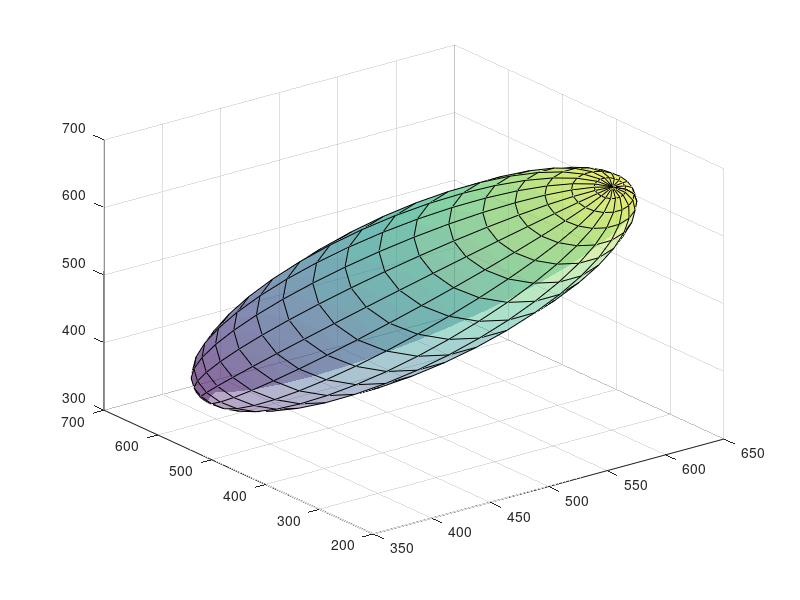

Reproduce this figure in MATLAB. (Note: this script raises an error after producing the figure.)
% script to show the qudrotor moving toward a tilted ellipsoid
% the GCCD-PT can return the collision-free intervals
%
% Reference paper:
%      Zhang, Z., et al. (2022). "A Generalized Continuous Collision Detection Framework of 
%      Polynomial Trajectory for Mobile Robots in Cluttered Environments." 2022 IEEE Robotics
%      and Automation Letters. (DOI: 10.1109/LRA.2022.3191934)
%
% Auther: @Benji Z. Zhang (zzqing@connect.hku.hk)
% Date: 2022/07

clc; clear; close all;

%% root path
file = mfilename('fullpath');
[filepath,name,ext] = fileparts(file);
root_path = [filepath '\..'];
cd(root_path)

%% generate & plot the tilted ellipsoid
area = [3 6.5 2.5 7 2.8 7.2]*100;
degX = 40; %(degree)
degY = 30; %(degree)

% rotation matrix
Rx = rotx(degX);
Ry = roty(degY);
R = Ry*Rx;

% normal ellipsoid
xc = 5*100;
yc = 4.5*100;
zc = 5*100;
xr = 5*0.2*100;
yr = 5*0.2*100;
zr = 5*0.5*100;
A = [1/xr^2 0 0;
     0 1/yr^2 0;
     0 0 1/zr^2];
% generate normal ellipsoid
[X,Y,Z] = ellipsoid(xc,yc,zc,xr,yr,zr);

% tilted ellipsoid
sEllip = surf(X,Y,Z,'FaceAlpha',0.4,'EdgeColor','k');
directionX = [1 0 0]; % [NOTE] rotate in the local frame!!
rotate(sEllip,directionX,degX)
directionY = [0 1 0]; % [NOTE] rotate in the local frame!!
rotate(sEllip,directionY,degY)
% plot the shadow
hold on
surf(sEllip.XData,sEllip.YData,area(5)*ones(size(sEllip.YData)),'FaceColor',[0.85 0.85 0.85],'EdgeColor','none');
% fig config
view([-77 15])
axis equal
xlabel('x (cm)','FontWeight','bold')
ylabel('y (cm)','FontWeight','bold')
zlabel('z (cm)','FontWeight','bold')
axis(area)
hold on
grid on
box on
ax1=gca;
set(gca,'position',[0.08,0.03,0.9,0.97])
set(gcf,'position',[100,100,810,810])

%% transfer from {O} to {\tilde{O}}
% The inverse of a rotation matrix is its transpose, which is also a rotation matrix
A_bar = R*A*R'; % This is A in eq.(16)

% diagonal matrix Q of eigenvalues
% matrix Lambda whose columns are the corresponding right eigenvectors
% A_bar*Q = Q*Lambda.
[Q,Lambda] = eig(A_bar); % Ref: eq.(17)

%% generate the minimum snap trajectories
% start & end positions
waypts = [300, 300, 300;
         600, 650, 700];   
n_order = 7; % 8 control points / 7-th degree of polynomial traj.
n_seg =1;    % one traj. includes n_seg-piece polynomial segments

% specify the duration (s) for each segment
ts = zeros(n_seg, 1);
for i = 1:n_seg
    ts(i,1) = 3; % unit: sec
end

% generate a set of traj. accroding to different start velocities
num_traj = 7; 
deltaAngle = deg2rad(90/(num_traj-1));
for trajId = 1: num_traj
    % start & end conditions of velocity
    iniVx = 320*cos(deltaAngle*(trajId-1));
    iniVy = 320*sin(deltaAngle*(trajId-1));
    vBound = [iniVx iniVy 200;
              0 0 0];
    % start & end conditions of acceleration
    aBound = [0 0 0;
              0 0 0];
    % maximum vel & acc
    v_max = 400;
    a_max = 400;
    
    % coordinates of control points of the resulting minimum sanp Bezier traj.
    ctlPt_x = MinimumSnapBezierSolver(1, waypts(:, 1), vBound(:, 1), aBound(:, 1), ts, n_seg, n_order, v_max, a_max);
    ctlPt_y = MinimumSnapBezierSolver(2, waypts(:, 2), vBound(:, 2), aBound(:, 2), ts, n_seg, n_order, v_max, a_max);
    ctlPt_z = MinimumSnapBezierSolver(3, waypts(:, 3), vBound(:, 3), aBound(:, 3), ts, n_seg, n_order, v_max, a_max);
    
    if isempty(ctlPt_x) || isempty(ctlPt_y) || isempty(ctlPt_z)
        error('No Optimal Control Pts.')
    end
    ctlPt_x_temp = ctlPt_x;
    ctlPt_y_temp = ctlPt_y;
    ctlPt_z_temp = ctlPt_z;
    controlPts = ts(1)*[ctlPt_x_temp ctlPt_y_temp ctlPt_z_temp];
    % generate bezier polynomial eq. from control pts. (w.r.t. normalized para. s)
    [pnx, pny, pnz] = generateBezierCurve3dGeneral(controlPts);
    % convert bezier polynomial eq. from s \in [0,1] to time t \in [0,ts(1)]
    trajXALL{trajId} = SubPoly([1/ts(1) 0], pnx);
    trajYALL{trajId} = SubPoly([1/ts(1) 0], pny);
    trajZALL{trajId} = SubPoly([1/ts(1) 0], pnz);
    
    % cancel comments to plot the path 
% %     pnxyz{1}=trajXALL{trajId};
% %     pnxyz{2}=trajYALL{trajId};
% %     pnxyz{3}=trajZALL{trajId};
% %     plotB3dTime3(ax1,pnxyz,[],[0,ts(1)],'c')
% %     hold on
end
trajALL = {trajXALL,trajYALL,trajZALL};


%% -------- following is the key of this paper ---------
g = 9.80665*100; % cm/s^2
% geometry of the quadrotor (in the local frame {0} in Fig. 3(a))
robpts_temp = [1 1; -1 1; -1 -1; 1 -1; 1 1; -1 1; -1 -1; 1 -1;]*0.3;
robpts = [robpts_temp [0.1*ones(4,1); -0.1*ones(4,1)]]*100;
% start points of edge
Er_s = robpts([end 1:(end-1)],:);
% end points of edge
Er_e = robpts;
% start & end pts of all edges
Eedge_i = [Er_s Er_e];

for trajId = 1
    % time interval of the traj.
    tm_via = [0 ts(1)];
    % polynomial equations for x,y,z of the trajId-th trajctory (Ref: eq.(13))
    path = getTrajXYZ3d(trajALL, trajId);
    % Psi = 0, so its polynomial equation (a.k.a. pn) is given as 0.
    pnpsi = 0;
    % estimate the sin() & cos() by polynomial equations (Ref: eq.(14))
    [pnSinPhi, pnCosPhi, maxErrPhi] = fitSinCosPhi(path{1},path{2},path{3},pnpsi,tm_via,g);
    [pnSinTheta, pnCosTheta, maxErrTheta] = fitSinCosTheta(path{1},path{2},path{3},pnpsi,tm_via,g);
    
    % traj. info (w.r.t. time t)
    path{4} = pnSinPhi;
    path{5} = pnCosPhi;
    path{6} = pnSinTheta;
    path{7} = pnCosTheta;
    path{8} = 0; % Psi = 0, so sin(Psi) = 0
    path{9} = 1; % Psi = 0, so cos(Psi) = 1
    
    ellip{1}=Lambda; % Lambda in eq.(17)
    ellip{2}=Q;      % Q in eq.(17)
    ellip{3}=[xc,yc,zc]; % c in eq.(16),(17)

    % -------- GCCD-PT --------
    % cal. collision FREE intervals for the quadrotor and the ellipsoid
    intvCF = calCFIntvSegEllip(Eedge_i,path,tm_via,ellip)
    % -------- GCCD-PT --------

    pnxyz{1}=trajXALL{trajId};
    pnxyz{2}=trajYALL{trajId};
    pnxyz{3}=trajZALL{trajId};
    if size(intvCF,1) == 2
        % plot start & end pos of collision
        plotCur6DofUAVFillBox3d(ax1,robpts,path,intvCF(1,2))
        plotCur6DofUAVFillBox3d(ax1,robpts,path,intvCF(2,1))
        % plot collision intervals & no collision intervals       
        plotB3dTime3(ax1,pnxyz,[],[intvCF(1,2),intvCF(2,1)],'r')
        plotB3dTime3(ax1,pnxyz,[],[0,intvCF(1,2)],'c')
        plotB3dTime3(ax1,pnxyz,[],[intvCF(2,1),tm_via(2)],'c')
    else
        plotB3dTime3(ax1,pnxyz,[],[tm_via(1),tm_via(2)],'c')
    end

    % plot goal
    plot3(ax1,waypts(2,1),waypts(2,2),waypts(2,3),'*k')
    % plot collision info
    view([-64 15])    
    txt1 = ['t_1 = ' num2str(round(intvCF(1,2),2)) ' s'];
    text(500, 350, 400,txt1,'FontSize',25)
    txt2 = ['t_2 = ' num2str(round(intvCF(2,1),2)) ' s'];
    text(400, 570, 620,txt2,'FontSize',25)
end

%% add trajectory id
text(600,550,650,'T1','FontSize',20)
% add 'Goal'
text(waypts(2,1),waypts(2,2),waypts(2,3)+20,'Goal','FontSize',20)
% add legend
w = [1 1 1; 1 2 1];
p1 = plot3(ax1,w(:,1),w(:,2),w(:,3),'c','LineWidth',1.2);
w = [2 1 1; 2 2 1];
p2 = plot3(ax1,w(:,1),w(:,2),w(:,3),'r','LineWidth',1.2);
legend([p1 p2],{'collision-free','collision'},'Location','best','FontSize',20)

%% animation for a path
isAnimate = 1;
if isAnimate == 1
    figure
    ax2 = gca;
    set(gca,'position',[0.05,0.03,0.95,0.96] )
    set(gcf,'position',[0,0,1300,1000])
    trajId = 1;
    g = 9.80665*100; % cm
    % specify the video name
    videoname = ['T' num2str(trajId) '_10fps_v3'];
    obsInfo = sEllip;
    animationUAVEllip(ax2,gcf,robpts,trajALL,trajId,obsInfo,tm_via,g,[260 area(2:end)],videoname,intvCF)
end

